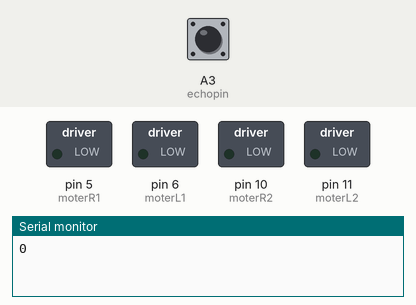
Recording of a sketch running on a simulated Arduino Uno, built with avr-gcc and run on an emulated ATmega328P. Parts: switched loads named in the sketch (green lamp = pin HIGH), the last lines printed to the serial monitor. Inputs (shaded band) come from the test bench; at power-on: A3 (echopin) LOW. Pins used as bus, display or sensor lines are not drawn.

Above: at 1.2 s.
1.3 s: A3 (echopin) pulsed HIGH 2 times (0.12 s each, 0.3 s apart)
At 1.8 s:
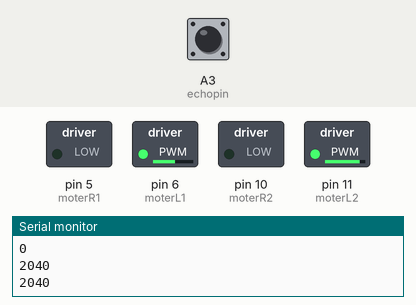
At 5.6 s:
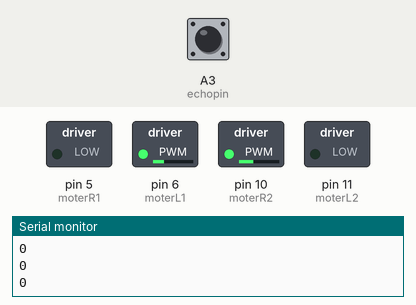
Timing chart, 0 to 7.1 s (numbered marks = the images above; inputs shaded):
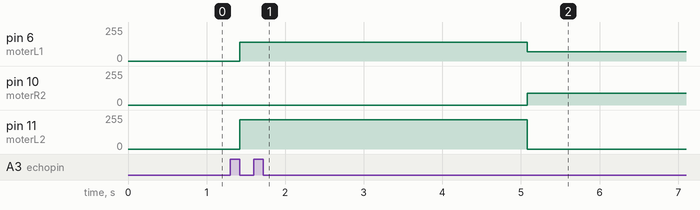

Measured:
- after the input at 1.3 s, pin 6 (moterL1): 0/255 → 140/255 after 0.12 s, → 70/255 3.7 s later; pin 10 (moterR2): 0/255 → 90/255 after 3.8 s instead of 2.1 s; pin 11 (moterL2): 0/255 → 220/255 after 0.12 s, → 0/255 3.7 s later

The sketch:

Obstacle_Avoider_Using_Ultrasonic_Sensor.ino
```cpp
int moterR1 = 5;
int moterL1 = 6;
int moterR2 = 10;
int moterL2 = 11;
int trigpin = A4;
int echopin = A3;
long duration, cm;
void setup() {
  pinMode(trigpin, OUTPUT);
  pinMode(echopin, INPUT);
  pinMode(moterR1, OUTPUT);
  pinMode(moterL1, OUTPUT);
  pinMode(moterR2, OUTPUT);
  pinMode(moterL2, OUTPUT);
  Serial.begin(9600);
}
void loop()
{
  distance();

    if (distance() > 30)
    { forward();
    }
    while (distance() < 30)
    {
      left();
    }
}
void left()
{
  analogWrite(moterR1, 0);
  analogWrite(moterL1, 70);
  analogWrite(moterR2, 90);
  analogWrite(moterL2, 0);
}
int distance()
{
  //Serial.println("Inside distance function");
  int y;
  digitalWrite(trigpin, LOW);
  /*
    we will get distance from ultrasonic
    sensor. */ delay(20);
  digitalWrite(trigpin, HIGH);
  delay(100);
  digitalWrite(trigpin, LOW);
  duration = pulseIn(echopin, HIGH);
  cm = (duration / 2) * 0.034;
  y = cm;
  Serial.println(y);

  return y;
}
void forward()
{ analogWrite(moterR1, 0); //Right Motor backward
  //motor will move forward
  analogWrite(moterL1, 140); //Right Motor forward
  analogWrite(moterR2, 0);  //Left Motor backward
  analogWrite(moterL2, 220);//Left Motor forward
}
```
